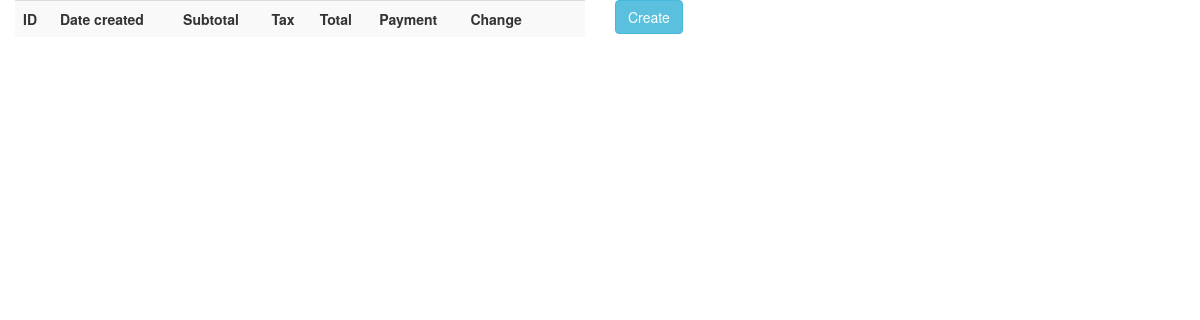
/sales/, run on an earlier commit of the app's database.
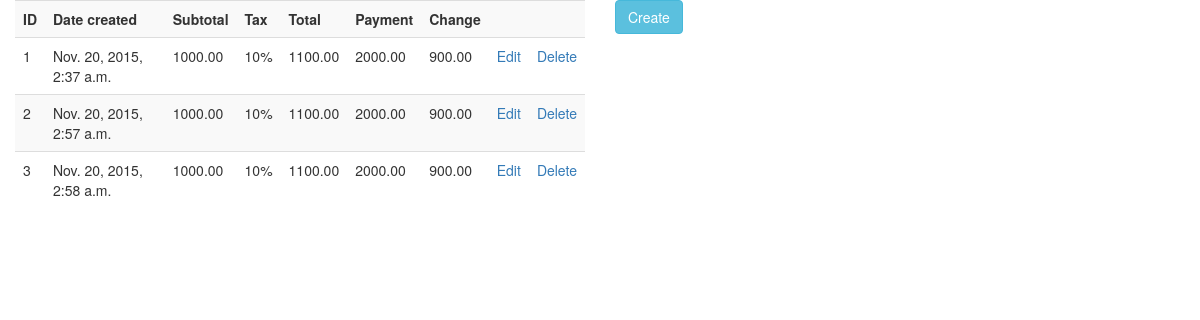
And on a later commit of the database.
### ventasapp/models.py (models this page shows, shortened)
class Sale(models.Model):
	id = models.AutoField(primary_key=True)
	date_created = models.DateTimeField('date created')
	subtotal = models.DecimalField(max_digits=10,decimal_places=2)
	tax = models.IntegerField()
	payment = models.DecimalField(max_digits=10,decimal_places=2)
	def total(self):
		sub = self.subtotal
		tx = Decimal.from_float(1+(self.tax / 100.00))
		total = (sub*tx).quantize(Decimal("0.00"))
		return total
	def change(self):
		change = (self.payment - self.total()).quantize(Decimal("0.00"))
		return change

### ventasapp/views.py (the view)
# urls.py: url(r'^sales/$',views.list_sales, name="list_sales"),
def list_sales(request):
	sales = Sale.objects.all()
	return render_to_response("list_sales.html",{"SalesParameter": sales},context_instance = RequestContext(request))

### ventasapp/templates/list_sales.html (shortened to what this page needs)
{% extends "base.html" %}
{% block content %}
<div class="col-md-6">
    <table class="table table-striped">
        <th>ID</th>
        <th>Date created</th>
        <th>Subtotal</th>
        <th>Tax</th>
        <th>Total</th>
        <th>Payment</th>
        <th>Change</th>
        <th></th>
        <th></th>
        {% for s in SalesParameter %}
            <tr>
                <td>{{s.id}}</td>
                <td>{{s.date_created}}</td>
                <td>{{s.subtotal}}</td>
                <td>{{s.tax}}%</td>
                <td>{{s.total}}</td>
                <td>{{s.payment}}</td>
                <td>{{s.change}}</td>
                <td><a href="{{s.id}}/edit/">Edit</a></td>
                <td><a href="{{s.id}}/delete/">Delete</a></td>
            </tr>
        {% endfor %}
    </table>
</div>
<div class="col-md-6">
<a href="/sales/create" class="btn btn-info" role="button">Create</a>
</div>
{% endblock content %}

What changed in the data, as far as the page shows it:
added Sale: id "1", date_created "Nov. 20, 2015, 2:37 a.m.", subtotal "1000.00", tax "10", total "1100.00", payment "2000.00", change "900.00"
added Sale: id "2", date_created "Nov. 20, 2015, 2:57 a.m.", subtotal "1000.00", tax "10", total "1100.00", payment "2000.00", change "900.00"
added Sale: id "3", date_created "Nov. 20, 2015, 2:58 a.m.", subtotal "1000.00", tax "10", total "1100.00", payment "2000.00", change "900.00"
